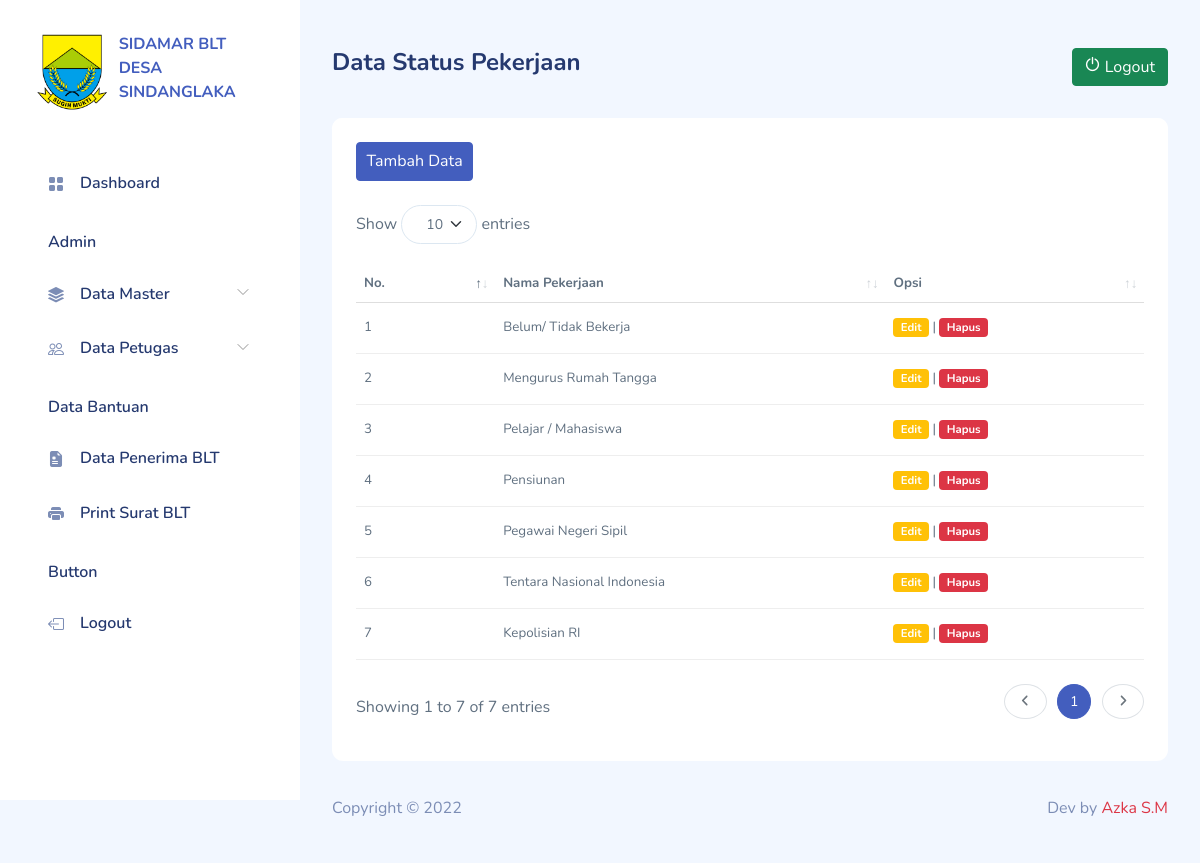
Screenshot of /data_status_pekerjaan.php (signed in) with the database file from the repository.
### tables this page shows
CREATE TABLE `data_status_pekerjaan` (
  `id_status_pekerjaan` int(11) NOT NULL,
  `nama_pekerjaan` varchar(255) NOT NULL,
  `date_created` date NOT NULL,
  `is_active` int(11) NOT NULL
);

### functions.php (called while the page is built, shortened)
<?php
$conn = mysqli_connect("localhost", "root", "", "db_sdlk_blt");
function query($query)
{
    global $conn;
    $result = mysqli_query($conn, $query);
    $rows = [];
    while ($row = mysqli_fetch_assoc($result)) {
        $rows[] = $row;
    }
    return $rows;
}

### data_status_pekerjaan.php (the view, shortened to what this page needs)
<?php
require "functions.php";
$status_pekerjaan = query("SELECT * FROM data_status_pekerjaan");
include "template_header.php";
include "template_sidebar.php";
?>
<div id="main">
    <div class="page-heading">
        <div class="row">
            <div class="col">
                <h4>Data Status Pekerjaan</h4>
            </div>
            <div class="col">
                <a href="logout.php" class="btn btn-success float-end" onclick="return confirm('Yakin akan keluar dari aplikasi?');">
                    <i class="icon dripicons-power"></i>
                    Logout
                </a>
            </div>
        </div>
    </div>
    <div class="page-content">
        <section class="row">
            <div class="col-12 col-lg-12">
                <div class="card">
                    <div class="card-header">
                        <div class="row">
                            <div class="col-12 col-lg-8">
                                <a href="data_status_pekerjaan_add.php" class='btn btn-primary icon'>
                                    <span>Tambah Data</span>
                                </a>
                            </div>
                            <div class="col-12 col-lg-4">
                            </div>
                        </div>
                    </div>
                    <div class="card-body">
                        <div class="table-responsive">
                            <table class="table" id="table1">
                                <thead>
                                    <tr>
                                        <th>No.</th>
                                        <th>Nama Pekerjaan</th>
                                        <th>Opsi</th>
                                    </tr>
                                </thead>
                                <tbody>
                                    <?php $i = 1; ?>
                                    <?php foreach ($status_pekerjaan as $sp) : ?>
                                        <tr>
                                            <td><?= $i; ?></td>
                                            <td><?= $sp["nama_pekerjaan"]; ?></td>
                                            <td>
                                                <a href="data_status_pekerjaan_edit.php?id=<?= $sp["id_status_pekerjaan"] ?>" class="badge bg-warning">Edit</a> |
                                                <a href="data_status_pekerjaan_delete.php?id=<?= $sp["id_status_pekerjaan"] ?>" class="badge bg-danger" onclick="return confirm('Yakin akan menghapus data Pekerjaan : <?= $sp['nama_pekerjaan']; ?> ?');">Hapus</a>
                                            </td>
                                        </tr>
                                        <?php $i++; ?>
                                    <?php endforeach; ?>
                                </tbody>
                            </table>
                        </div>
                    </div>
                </div>
            </div>
        </section>
    </div>
    <?php include "template_footer.php"; ?>

### assets/css/my-style.css (style rules this page uses)
table.dataTable { font-size: 10pt; }

### assets/css/app.css (style rules this page uses)
.btn i,.btn svg { height:16px;width:16px }
.btn.icon { padding:.4rem .6rem }
.btn.btn-danger,.btn.btn-info,.btn.btn-primary,.btn.btn-secondary,.btn.btn-success,.btn.btn-warning { color:#fff }
.card { border:none;margin-bottom:2.2rem }
.card .card-header { border:none }
.card .card-header~.card-body { padding-top:0 }
.card .card-body { padding:1.5rem }
.dataTable-table td,.dataTable-table thead th,.table td,.table thead th { vertical-align:middle }
.dataTable-table:not(.table-borderless) thead th,.table:not(.table-borderless) thead th { border-bottom:1px solid #dedede!important }
#main { margin-left:300px;padding:2rem }
.page-heading { margin:0 0 2rem }
a { text-decoration:none }

### template_header.php (style rules this page uses)
table.dataTable td { padding: 15px 8px; }

### rows the page displays
data_status_pekerjaan: nama_pekerjaan "Belum/ Tidak Bekerja"
data_status_pekerjaan: nama_pekerjaan "Mengurus Rumah Tangga"
data_status_pekerjaan: nama_pekerjaan "Pelajar / Mahasiswa"
data_status_pekerjaan: nama_pekerjaan "Pensiunan"
data_status_pekerjaan: nama_pekerjaan "Pegawai Negeri Sipil"
data_status_pekerjaan: nama_pekerjaan "Tentara Nasional Indonesia"
data_status_pekerjaan: nama_pekerjaan "Kepolisian RI"
